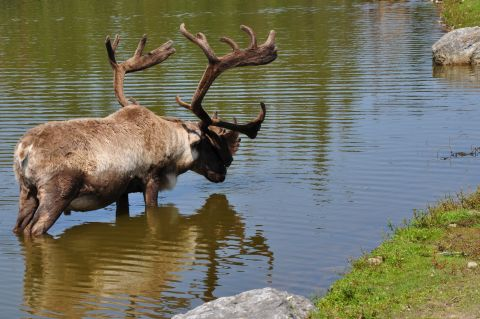
#> input picture images/moose.jpg, 480 x 319 px
$ python image_crop.py
#> lines starting #> are read from the running program, lines starting #| are printed output that depends on the picture
# imports
import cv2.cv2 as cv

# read and display the image as a reference
img = cv.imread('../../images/moose.jpg')
#> img is the input picture: shape (319, 480, 3); mean B, G, R 96.2, 114.7, 115.3
cv.imshow('Moose Image', img)
cv.waitKey(0)
cv.destroyAllWindows()

cropped = img[109:310, 9:160]
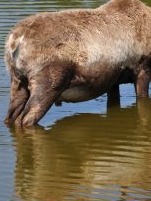
#> cropped: shape (201, 151, 3); mean B, G, R 80.5, 104.2, 122.1
cv.imshow('Cropped Image', cropped)
print("press 's' to save the image as cropped_bicycle.png\n")
key = cv.waitKey(0)  # if you are using a 64-bit machine see below
#> (key Esc is pressed here)
# the above line should be: key = cv2.waitKey(0) & 0xFF
if key == 27:  # wait for the ESC key to exit
    cv.destroyAllWindows()
elif key == ord('s'):  # wait for 's' key to save and exit
    cv.imwrite('../../images/cropped_moose.png', img)
    cv.destroyAllWindows()
# get the size of the cropped image
height, width = cropped.shape[:2]
#> height = 201; width = 151
print('Cropped Width: {}px, Cropped Height: {}px'.format(width, height))
#| Cropped Width: 151px, Cropped Height: 201px

$ run again, with images/beach.jpg copied over images/moose.jpg
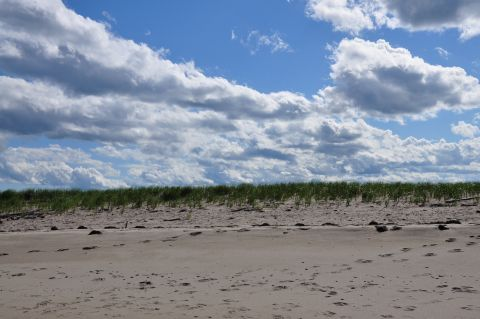
#> input picture images/beach.jpg, 480 x 319 px
#> img is the input picture: shape (319, 480, 3); mean B, G, R 155.7, 140.5, 130.3
#> `cropped = img[109:310, 9:160]`:
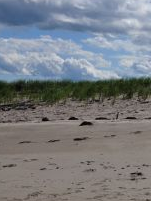
#> cropped: shape (201, 151, 3); mean B, G, R 130.3, 124.8, 121.1
#| Cropped Width: 151px, Cropped Height: 201px

$ run again, with images/bear.jpg copied over images/moose.jpg
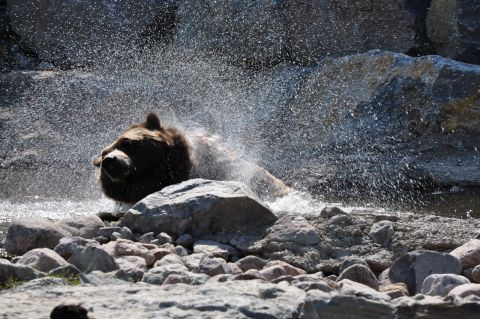
#> input picture images/bear.jpg, 480 x 319 px
#> img is the input picture: shape (319, 480, 3); mean B, G, R 101.7, 97.5, 96.5
#> `cropped = img[109:310, 9:160]`:
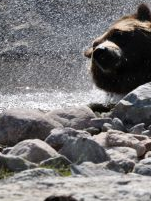
#> cropped: shape (201, 151, 3); mean B, G, R 118.4, 117.2, 119.2
#| Cropped Width: 151px, Cropped Height: 201px

$ run again, with images/dog.jpg copied over images/moose.jpg
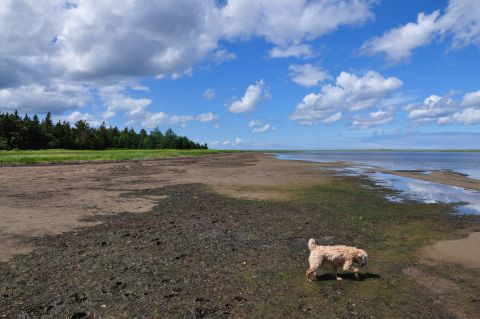
#> input picture images/dog.jpg, 480 x 319 px
#> img is the input picture: shape (319, 480, 3); mean B, G, R 133.4, 117.7, 106.3
#> `cropped = img[109:310, 9:160]`:
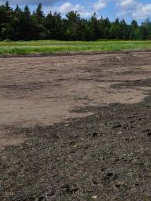
#> cropped: shape (201, 151, 3); mean B, G, R 78.3, 86.8, 90.1
#| Cropped Width: 151px, Cropped Height: 201px
